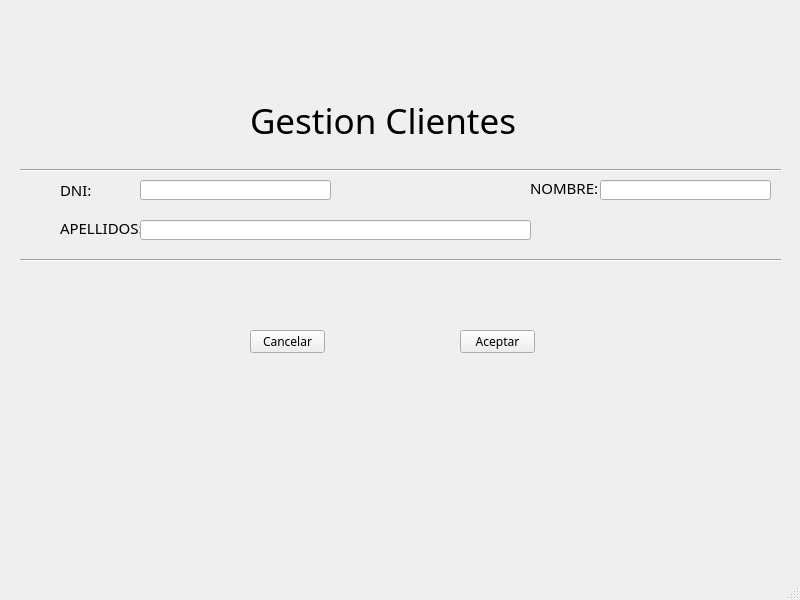
<?xml version="1.0" encoding="UTF-8"?>
<ui version="4.0">
 <class>MainWindow</class>
 <widget class="QMainWindow" name="MainWindow">
  <property name="geometry">
   <rect>
    <x>0</x>
    <y>0</y>
    <width>800</width>
    <height>600</height>
   </rect>
  </property>
  <property name="font">
   <font>
    <family>Modern</family>
   </font>
  </property>
  <property name="windowTitle">
   <string>MainWindow</string>
  </property>
  <widget class="QWidget" name="centralwidget">
   <widget class="QLabel" name="titulo">
    <property name="geometry">
     <rect>
      <x>250</x>
      <y>50</y>
      <width>281</width>
      <height>141</height>
     </rect>
    </property>
    <property name="font">
     <font>
      <family>Miriam Libre</family>
      <pointsize>26</pointsize>
     </font>
    </property>
    <property name="text">
     <string>Gestion Clientes</string>
    </property>
   </widget>
   <widget class="QPushButton" name="pushButton">
    <property name="geometry">
     <rect>
      <x>460</x>
      <y>330</y>
      <width>75</width>
      <height>23</height>
     </rect>
    </property>
    <property name="font">
     <font>
      <family>Miriam CLM</family>
     </font>
    </property>
    <property name="text">
     <string>Aceptar</string>
    </property>
   </widget>
   <widget class="QLabel" name="lbl_apellidos">
    <property name="geometry">
     <rect>
      <x>60</x>
      <y>220</y>
      <width>81</width>
      <height>16</height>
     </rect>
    </property>
    <property name="font">
     <font>
      <family>Miriam CLM</family>
      <pointsize>11</pointsize>
     </font>
    </property>
    <property name="text">
     <string>APELLIDOS:</string>
    </property>
   </widget>
   <widget class="QLabel" name="lbl_dni">
    <property name="geometry">
     <rect>
      <x>60</x>
      <y>180</y>
      <width>41</width>
      <height>20</height>
     </rect>
    </property>
    <property name="font">
     <font>
      <family>Miriam CLM</family>
      <pointsize>11</pointsize>
     </font>
    </property>
    <property name="text">
     <string>DNI:</string>
    </property>
   </widget>
   <widget class="QLabel" name="lbl_nome">
    <property name="geometry">
     <rect>
      <x>530</x>
      <y>180</y>
      <width>71</width>
      <height>16</height>
     </rect>
    </property>
    <property name="font">
     <font>
      <family>Miriam CLM</family>
      <pointsize>11</pointsize>
     </font>
    </property>
    <property name="text">
     <string>NOMBRE:</string>
    </property>
   </widget>
   <widget class="Line" name="line">
    <property name="geometry">
     <rect>
      <x>20</x>
      <y>250</y>
      <width>761</width>
      <height>20</height>
     </rect>
    </property>
    <property name="orientation">
     <enum>Qt::Horizontal</enum>
    </property>
   </widget>
   <widget class="Line" name="line_2">
    <property name="geometry">
     <rect>
      <x>20</x>
      <y>160</y>
      <width>761</width>
      <height>20</height>
     </rect>
    </property>
    <property name="orientation">
     <enum>Qt::Horizontal</enum>
    </property>
   </widget>
   <widget class="QLineEdit" name="lineEdit">
    <property name="geometry">
     <rect>
      <x>140</x>
      <y>180</y>
      <width>191</width>
      <height>20</height>
     </rect>
    </property>
    <property name="font">
     <font>
      <family>Miriam CLM</family>
      <pointsize>11</pointsize>
     </font>
    </property>
   </widget>
   <widget class="QLineEdit" name="lineEdit_2">
    <property name="geometry">
     <rect>
      <x>140</x>
      <y>220</y>
      <width>391</width>
      <height>20</height>
     </rect>
    </property>
    <property name="font">
     <font>
      <family>Miriam CLM</family>
      <pointsize>11</pointsize>
     </font>
    </property>
   </widget>
   <widget class="QLineEdit" name="lineEdit_3">
    <property name="geometry">
     <rect>
      <x>600</x>
      <y>180</y>
      <width>171</width>
      <height>20</height>
     </rect>
    </property>
    <property name="font">
     <font>
      <family>Miriam CLM</family>
      <pointsize>11</pointsize>
     </font>
    </property>
   </widget>
   <widget class="QPushButton" name="pushButton_2">
    <property name="geometry">
     <rect>
      <x>250</x>
      <y>330</y>
      <width>75</width>
      <height>23</height>
     </rect>
    </property>
    <property name="font">
     <font>
      <family>Miriam CLM</family>
     </font>
    </property>
    <property name="text">
     <string>Cancelar</string>
    </property>
   </widget>
  </widget>
  <widget class="QMenuBar" name="menubar">
   <property name="geometry">
    <rect>
     <x>0</x>
     <y>0</y>
     <width>800</width>
     <height>20</height>
    </rect>
   </property>
  </widget>
  <widget class="QStatusBar" name="statusbar"/>
 </widget>
 <resources/>
 <connections/>
</ui>
